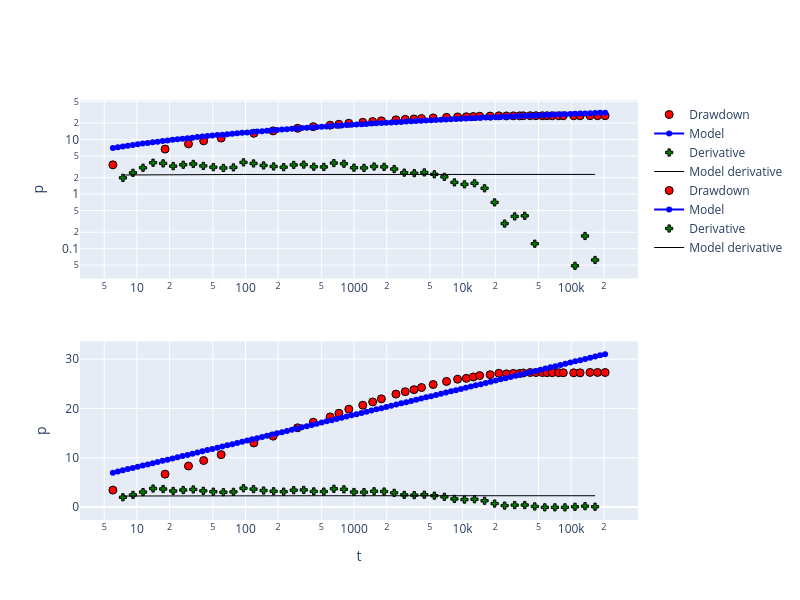

Notebook code cell kept with this figure:
### Markdown cell above
The model parameter guess is important to get reliable results, as in total 3 parameters needs to be fitted. That's the reason why the guess-param function includes the fit to the Theis model, to get the best estimate for the first 2 parameters.

### Code cell
model = ht.HantushJacob(Q=6.309e-3, r=3.048, e=6.096, df=data, )
p = model.guess_params()
print("estimated parameter vector:",p)
model.inversion_option='dehoog'
model.trial()
